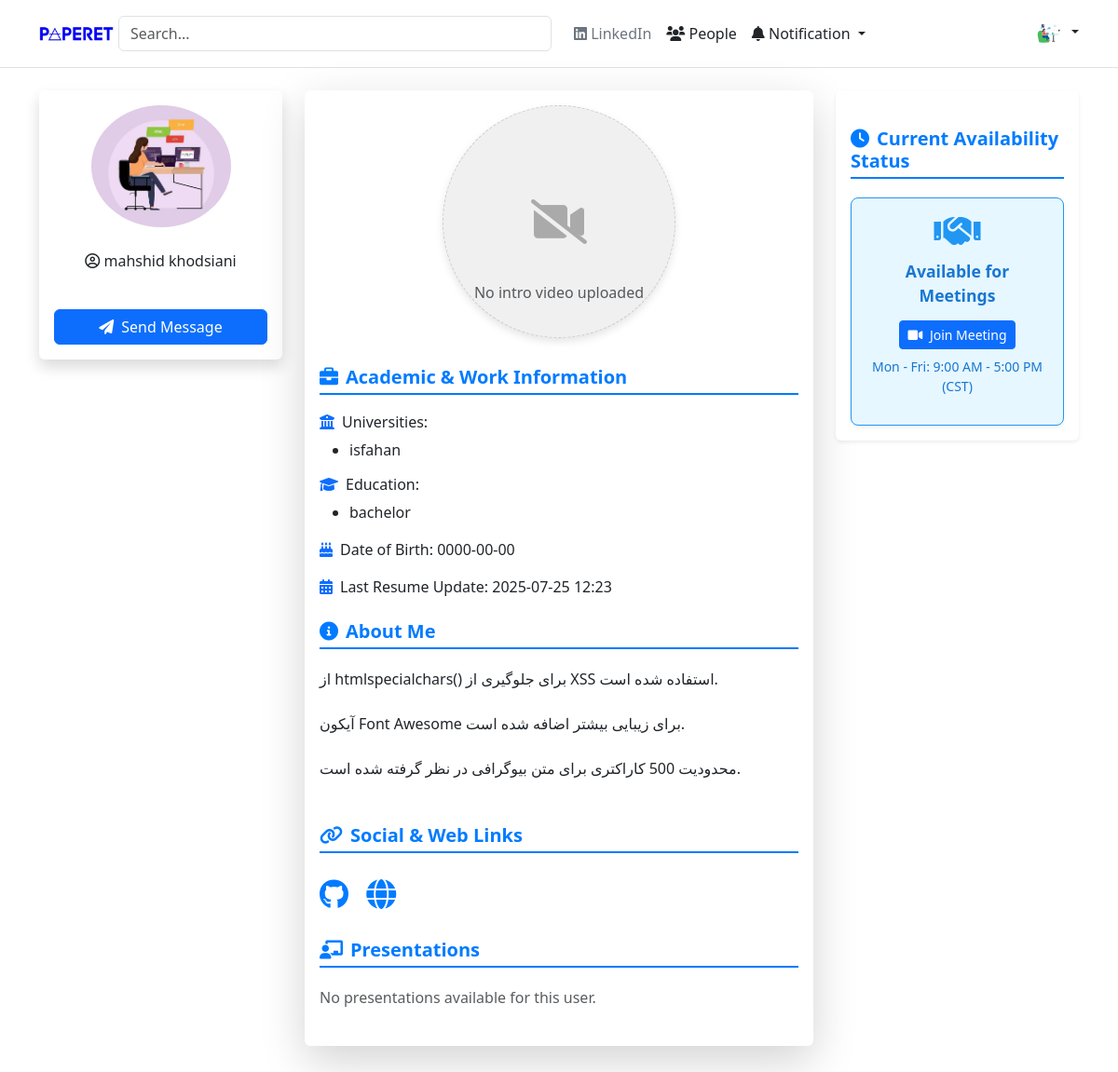
Page /people/profile.php?id=1 (signed in) on the earlier database version.
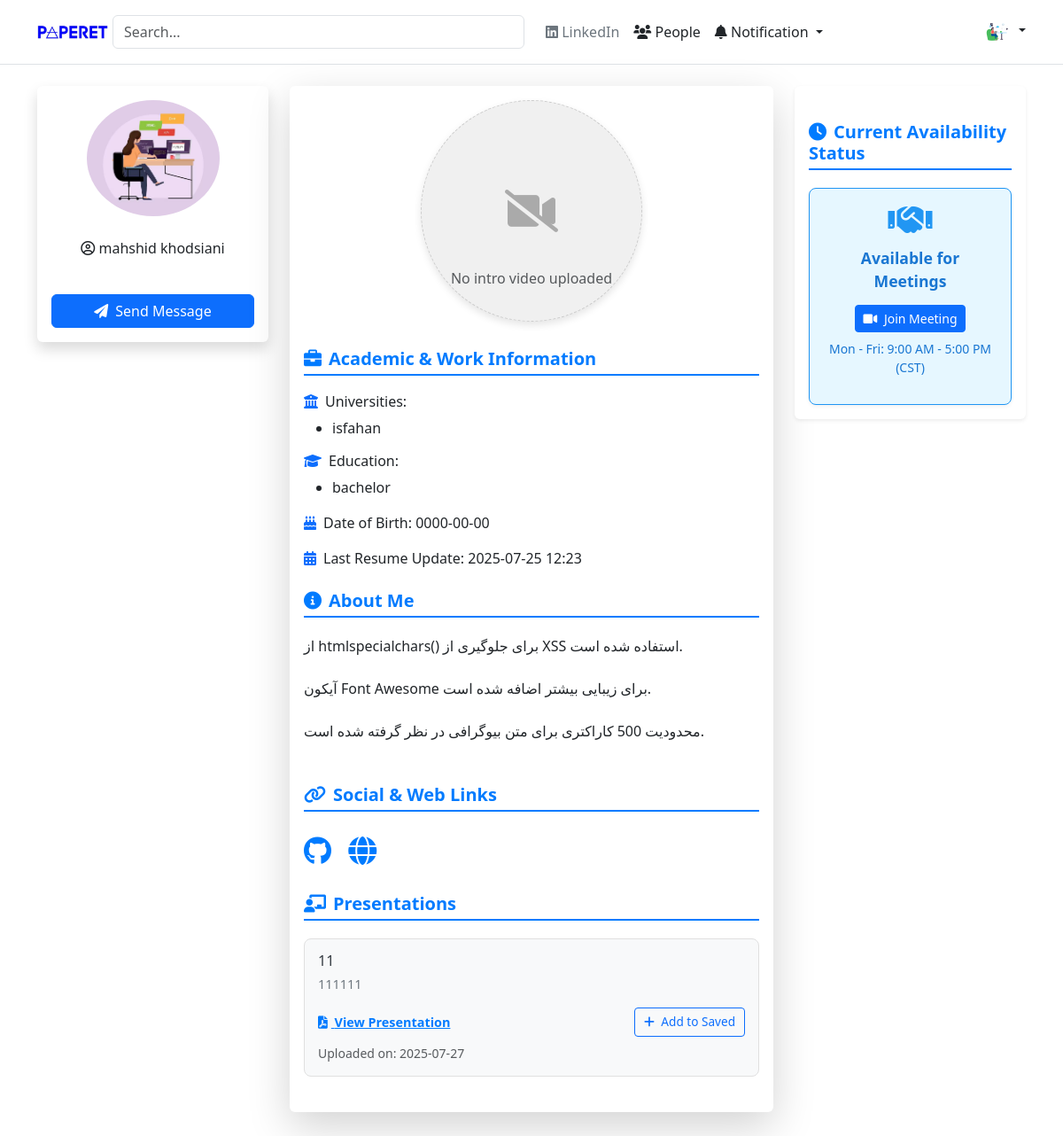
Same page on the later database version.
### tables this page shows
CREATE TABLE `users` (
  `id` int(12) NOT NULL,
  `name` varchar(255) DEFAULT NULL,
  `family` varchar(255) DEFAULT NULL,
  `email` varchar(255) DEFAULT NULL,
  `password` varchar(255) DEFAULT NULL,
  `profile_pic` varchar(255) DEFAULT NULL,
  `university` varchar(255) DEFAULT NULL,
  `birthdate` date DEFAULT NULL,
  `education` varchar(255) DEFAULT NULL,
  `workplace` varchar(255) DEFAULT NULL,
  `meeting_info` text DEFAULT NULL,
  `linkedin_url` varchar(255) DEFAULT NULL,
  `x_url` varchar(255) DEFAULT NULL,
  `google_scholar_url` varchar(255) DEFAULT NULL,
  `github_url` varchar(255) DEFAULT NULL,
  `website_url` varchar(255) DEFAULT NULL,
  `custom_profile_link` varchar(255) DEFAULT NULL,
  `availability_status` enum('available','busy','meeting_link','google_calendar_embed') DEFAULT 'available',
  `meeting_link` varchar(255) DEFAULT NULL,
  `google_calendar` varchar(255) DEFAULT NULL,
  `resume_pdf_path` varchar(255) DEFAULT NULL,
  `intro_video_path` varchar(255) DEFAULT NULL,
  `last_resume_update` varchar(255) DEFAULT NULL,
  `biography` longtext DEFAULT NULL,
  `created_at` timestamp NOT NULL DEFAULT current_timestamp(),
  `updated_at` timestamp NOT NULL DEFAULT current_timestamp() ON UPDATE current_timestamp()
);

CREATE TABLE `presentations` (
  `id` int(10) UNSIGNED NOT NULL,
  `user_id` int(10) UNSIGNED NOT NULL,
  `title` varchar(255) NOT NULL,
  `description` text DEFAULT NULL,
  `file_path` varchar(500) DEFAULT NULL,
  `created_at` datetime DEFAULT current_timestamp()
);

### people/profile.php (the view, shortened to what the changed rows need)
<?php
include "../config.php";
$user = null;
$profileId = null;
$presentations = [];
$savedPresentationIds = [];
if (isset($_GET['id']) && is_numeric($_GET['id'])) {
    $profileId = intval($_GET['id']);
    $sql = "SELECT id, name, family, email, profile_pic, university, birthdate, education, workplace, meeting_info, linkedin_url, x_url, google_scholar_url, github_url, website_url, biography, custom_profile_link, availability_status, meeting_link, google_calendar, last_resume_update, intro_video_path
            FROM users
            WHERE id = ?";
    $stmt = $conn->prepare($sql);
    if ($stmt) {
        $stmt->bind_param("i", $profileId);
        $stmt->execute();
        $result = $stmt->get_result();
        if ($result->num_rows > 0) {
            $user = $result->fetch_assoc();
        } else {
            error_log("User not found for profileId: " . $profileId);
        }
    } else {
        error_log("Failed to prepare statement in profile.php: " . $conn->error);
    }
    if ($user) {
        $presentations_sql = "SELECT id, title, description, file_path, created_at FROM presentations WHERE user_id = ? ORDER BY created_at DESC";
        $presentations_stmt = $conn->prepare($presentations_sql);
        if ($presentations_stmt) {
            $presentations_stmt->bind_param("i", $profileId);
            $presentations_stmt->execute();
            $presentations_result = $presentations_stmt->get_result();
            while ($row = $presentations_result->fetch_assoc()) {
                $presentations[] = $row;
            }
        } else {
            error_log("Failed to prepare presentations statement in profile.php: " . $conn->error);
        }
    }
}
$user_universities_array = !empty($user['university']) ? explode(';', $user['university']) : [];
$user_educations_array = !empty($user['education']) ? explode(';', $user['education']) : [];
?>
<!DOCTYPE html>
<html lang="en">
<head>
    <?php include "../includes.php"; ?>
</head>
<body>
    <div class="container mt-4">
        <div class="row">
            <?php include "sidebar.php"; ?>
            <div class="col-md-6">
                <div class="main-content shadow-lg p-3 mb-5 bg-white rounded">
                    <div class="mb-4">
                        <h5 class="profile-section-title"><i class="fas fa-briefcase me-2"></i>Academic & Work Information</h5>
                        <?php if (!empty($user_universities_array)) : ?>
                            <h6><i class="fas fa-university me-2 text-primary"></i>Universities:</h6>
                            <ul>
                                <?php foreach ($user_universities_array as $uni) : ?>
                                    <li><?= htmlspecialchars(trim($uni)) ?></li>
                                <?php endforeach; ?>
                            </ul>
                        <?php endif; ?>
                        <?php if (!empty($user_educations_array)) : ?>
                            <h6><i class="fas fa-graduation-cap me-2 text-primary"></i>Education:</h6>
                            <ul>
                                <?php foreach ($user_educations_array as $edu) : ?>
                                    <li><?= htmlspecialchars(trim($edu)) ?></li>
                                <?php endforeach; ?>
                            </ul>
                        <?php endif; ?>
                        <?php if (!empty($user['birthdate'])) : ?>
                            <p><i class="fas fa-birthday-cake me-2 text-primary"></i>Date of Birth: <?= htmlspecialchars($user['birthdate']) ?></p>
                        <?php endif; ?>
                        <?php if (!empty($user['last_resume_update'])) : ?>
                            <p><i class="fas fa-calendar-alt me-2 text-primary"></i>Last Resume Update: <?= date('Y-m-d H:i', strtotime($user['last_resume_update'])) ?></p>
                        <?php endif; ?>
                    </div>
                    <?php if (!empty($user['biography'])) : ?>
                        <div class="mb-4">
                            <h5 class="profile-section-title"><i class="fas fa-info-circle me-2"></i>About Me</h5>
                            <p class="text-justify"><?= nl2br(htmlspecialchars($user['biography'])) ?></p>
                        </div>
                    <?php endif; ?>
                    <?php if (!empty($presentations)) : ?>
                        <div class="mb-4">
                            <h5 class="profile-section-title"><i class="fas fa-chalkboard-teacher me-2"></i>Presentations</h5>
                            <?php foreach ($presentations as $presentation) : ?>
                                <div class="presentation-item">
                                    <h6><?= htmlspecialchars($presentation['title']) ?></h6>
                                    <?php if (!empty($presentation['description'])) : ?>
                                        <p><?= nl2br(htmlspecialchars($presentation['description'])) ?></p>
                                    <?php endif; ?>
                                    <div class="actions">
                                        <?php if (!empty($presentation['file_path'])) : ?>
                                            <p class="mb-0">
                                                <a href="<?= htmlspecialchars($presentation['file_path']) ?>" target="_blank" class="view-link">
                                                    <i class="fas fa-file-pdf me-1"></i> View Presentation
                                                </a>
                                            </p>
                                        <?php endif; ?>
                                        <?php
                                        $isLoggedIn = !empty($loggedInUserId);
                                        $isOwnPresentation = ($loggedInUserId == $profileId);
                                        $isAlreadySaved = in_array($presentation['id'], $savedPresentationIds);
                                        if ($isLoggedIn && !$isOwnPresentation) :
                                            if ($isAlreadySaved) : ?>
                                                <button class="btn btn-success btn-sm btn-saved" disabled>
                                                    <i class="fas fa-check-circle me-1"></i> Saved
                                                </button>
                                            <?php else : ?>
                                                <form action="../profile/save_presentation.php" method="POST" style="display:inline;">
                                                    <button type="submit" class="btn btn-outline-primary btn-sm btn-save-presentation">
                                                        <i class="fas fa-plus me-1"></i> Add to Saved
                                                    </button>
                                                </form>
                                        <?php endif;
                                        endif; ?>
                                    </div>
                                    <small class="text-muted mt-2 d-block">Uploaded on: <?= date('Y-m-d', strtotime($presentation['created_at'])) ?></small>
                                </div>
                            <?php endforeach; ?>
                        </div>
                    <?php else : ?>
                        <div class="mb-4">
                            <h5 class="profile-section-title"><i class="fas fa-chalkboard-teacher me-2"></i>Presentations</h5>
                            <p class="text-muted">No presentations available for this user.</p>
                        </div>
                    <?php endif; ?>
                </div>
            </div>
            <div class="col-md-3">
                <div class="optional-sidebar shadow-sm p-3 mb-5 bg-white rounded">
                    <div class="availability-status-box
                        <?php
                        switch ($user['availability_status'] ?? '') {
                            case 'meeting_link':
                                echo 'status-meeting-link';
                                break;
                        }
                        ?>
                    ">
                        <?php if (($user['availability_status'] ?? '') == 'available') : ?>
                            <i class="fas fa-circle-check status-icon"></i>
                            <p class="status-text">Currently Available</p>
                            <?php if (!empty($user['meeting_info'])) : ?>
                                <p class="small"><?= htmlspecialchars($user['meeting_info']) ?></p>
                            <?php endif; ?>
                        <?php elseif (($user['availability_status'] ?? '') == 'meeting_link' && !empty($user['meeting_link'])) : ?>
                            <i class="fas fa-handshake status-icon"></i>
                            <p class="status-text">Available for Meetings</p>
                            <a href="<?= htmlspecialchars($user['meeting_link']) ?>" target="_blank" class="btn btn-primary btn-sm mt-2">
                                <i class="fas fa-video me-1"></i> Join Meeting
                            </a>
                            <?php if (!empty($user['meeting_info'])) : ?>
                                <p class="small mt-2"><?= htmlspecialchars($user['meeting_info']) ?></p>
                            <?php endif; ?>
                        <?php else : ?>
                            <i class="fas fa-question-circle status-icon"></i>
                            <p class="status-text">Availability status not set</p>
                        <?php endif; ?>
                    </div>
                </div>
            </div>
        </div>
    </div>
</body>
</html>

### people/sidebar.php (shortened to what the changed rows need)
<div class="col-md-3">
    <div class="sidebar-content shadow p-3 mb-5 bg-white rounded">
        <div class="text-center mb-4">
            <img decoding="async" width="150" height="150"
                src="../<?= !empty($user['profile_pic']) ? $user['profile_pic'] : '../images/2.png'; ?>"
                class="img-fluid rounded-circle" alt="profile-pic">
        </div>
        <div class="text-center mb-4">
            <p class="">
                <i class="far fa-user-circle"></i>
                <?= $user['name'] . " " . $user['family']; ?>
            </p>
        </div>
            <?php
            if (isset($_SESSION['user_data']['id'])) {
                $loggedInUserId = $_SESSION['user_data']['id'];
            ?>
            <?php
            }
            ?>
    </div>
</div>

Differences in the rows shown:
added presentations: title "11", description "111111", created_at "2025-07-27"
Other differences:
text no longer shown: "No presentations available for this user."
